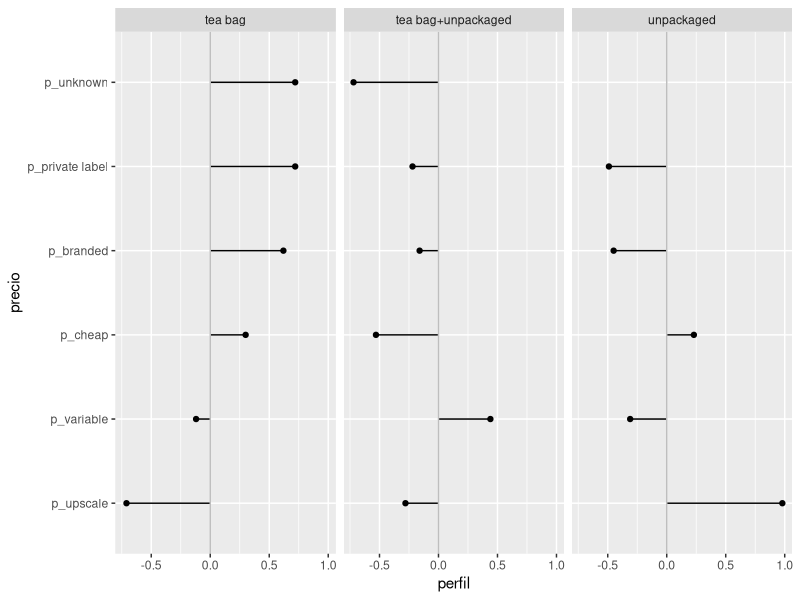
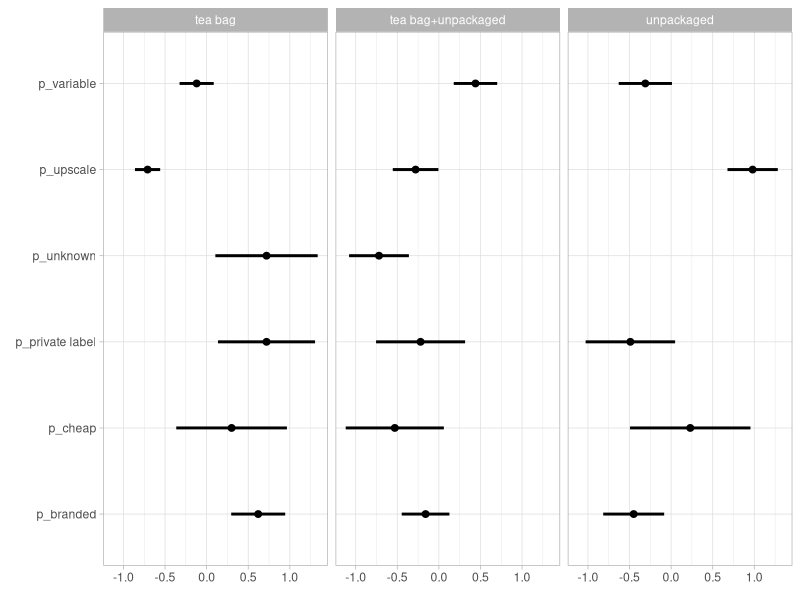

R code for these plots, in order:
## ---- chunk 1
library(tidyverse)
library(FactoMineR)
library(knitr)
## ---- chunk 2
data(tea)
tea <- tea %>% 
  as_tibble %>% 
  select(how, price, sugar)
## ---- chunk 3
formatear_tabla <- function(x_tbl, scroll = FALSE){
    tabla <- knitr::kable(x_tbl, type = "html") %>%
      kableExtra::kable_styling(bootstrap_options = c("striped", "hover", "condensed", "responsive"),
                                full_width = FALSE, font_size = 15, fixed_thead = TRUE)
    if (scroll)
      tabla <- tabla %>% scroll_box(width = "780px") 
    tabla 
}
tipo <- tea %>% 
  count(how) %>% 
  mutate(`%` = round(100 * n / sum(n)))
tipo %>% formatear_tabla()
## ---- chunk 4
tipo <- tipo %>% select(how, prop_how = `%`)
tabla_2 <- tea %>%
  count(how, price) %>% 
  group_by(how) %>% 
  mutate(prop = round(100 * n / sum(n))) %>% 
  select(-n) 
tabla_2 %>% spread(how, prop, fill = 0) %>% formatear_tabla()
## ---- chunk 5
tabla <- tea %>% 
  count(how, price) %>% 
  group_by(how) %>% 
  mutate(prop_price = (100 * n / sum(n))) %>% 
  group_by(price) %>% 
  mutate(prom_prop = mean(prop_price)) %>% 
  mutate(perfil = (prop_price / prom_prop - 1) %>% round(2))  
## ---- chunk 6
precio_prom <- tabla %>% 
  distinct(price, prom_prop) %>%
  mutate(promedio = round(prom_prop)) %>% 
  select(price, promedio)
tabla_perfil <- tabla %>%   
  select(how, price, perfil) %>% 
  spread(how, perfil, fill = -1) 
tabla_2 <- tabla_perfil %>% 
  gather(how, prop_price, -price)
if_profile <- function(x){
  any(x < 0) & any(x > 0)
}
marcar_tabla_fun <- function(corte, color_1 = "darkgreen", color_2 = "red"){
    fun_marcar <- function(x){
        kableExtra::cell_spec(x, "html", 
          color = ifelse(x <= -corte, color_1, 
            ifelse(x >= corte, color_2, "lightgray")))   
    }
    fun_marcar
}
marcar <- marcar_tabla_fun(0.25, "red", "black")
tab_out <- tabla_perfil %>% left_join(precio_prom) %>%
    arrange(desc(`tea bag`)) %>%
    mutate_if(if_profile, marcar) %>% 
    knitr::kable(format = "html", escape = F, digits = 2) %>% 
    kableExtra::kable_styling(bootstrap_options = c( "hover", "condensed"), 
    full_width = FALSE)
tab_out
## ---- chunk 7
tabla_ordenada <- tabla %>% 
    ungroup %>% 
    left_join(tabla %>% 
    ungroup %>% 
    filter(how == "tea bag") %>% 
    select(price, perfil_tea = perfil)) %>% 
    mutate(precio = fct_reorder(price, perfil_tea))
g_perfil <- ggplot(tabla_ordenada,
    aes(x = precio, xend = precio, y = perfil, yend = 0, group = how)) + 
    geom_point() + geom_segment() + facet_wrap(~how) +
    geom_hline(yintercept = 0 , colour = "gray") + coord_flip()
g_perfil
## ---- chunk 8
perfiles_boot <- function(x){
  m <- sample_n(x, size =  300 , replace = TRUE)
  tabla <- m %>% 
    count(how, price) %>% 
    group_by(how) %>% 
    mutate(prop_price = (100 * n / sum(n))) %>% 
    group_by(price) %>% 
    mutate(prom_prop = mean(prop_price)) %>% 
    mutate(perfil = (prop_price / prom_prop - 1) %>% round(2))
  tabla
}
## ---- chunk 9
perfiles_rep <- rerun(1000, perfiles_boot(tea)) %>% map_dfr(~.x)
## ---- chunk 10
perfiles_se <- perfiles_rep %>% 
  group_by(how, price) %>% 
  summarise(se = sd(perfil))
## ---- chunk 11

perfiles_int <- tabla %>% 
  left_join(perfiles_se) %>% 
  mutate(Int_inf = perfil+qnorm(0.025)*se, Int_sup = perfil+qnorm(0.975)*se)

kable(select(perfiles_int, how, price, perfil, Int_inf, Int_sup), digits = 2)

## ---- chunk 12
ggplot(perfiles_int) +
  geom_segment(aes(y = price, yend = price, x = Int_inf, xend = Int_sup), size = 1) +
  geom_point(aes(x = perfil, y = price), size = 2) +
  facet_wrap(how~.) +
  labs(x = element_blank(),
       y = element_blank()) +
  theme_light()
